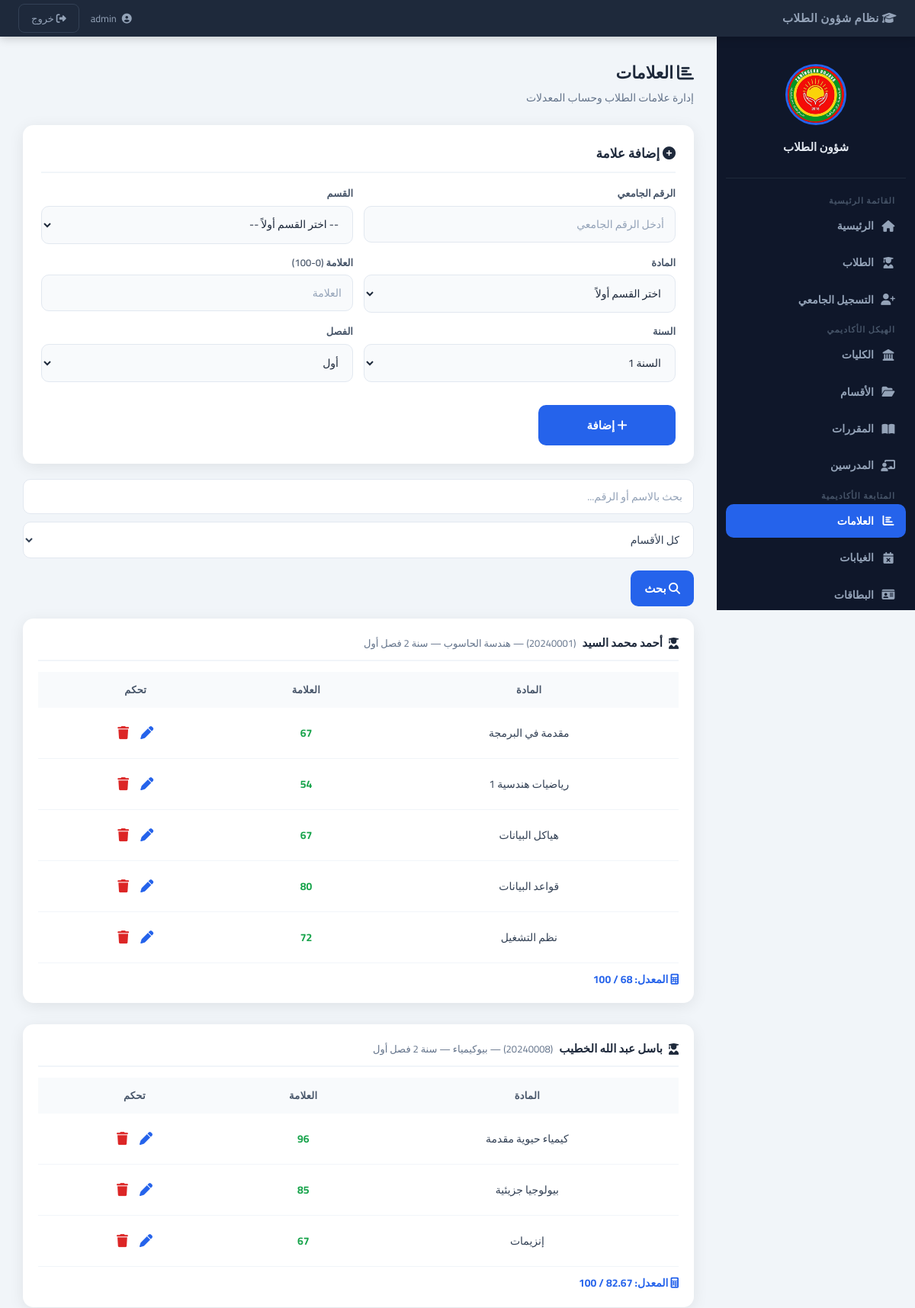
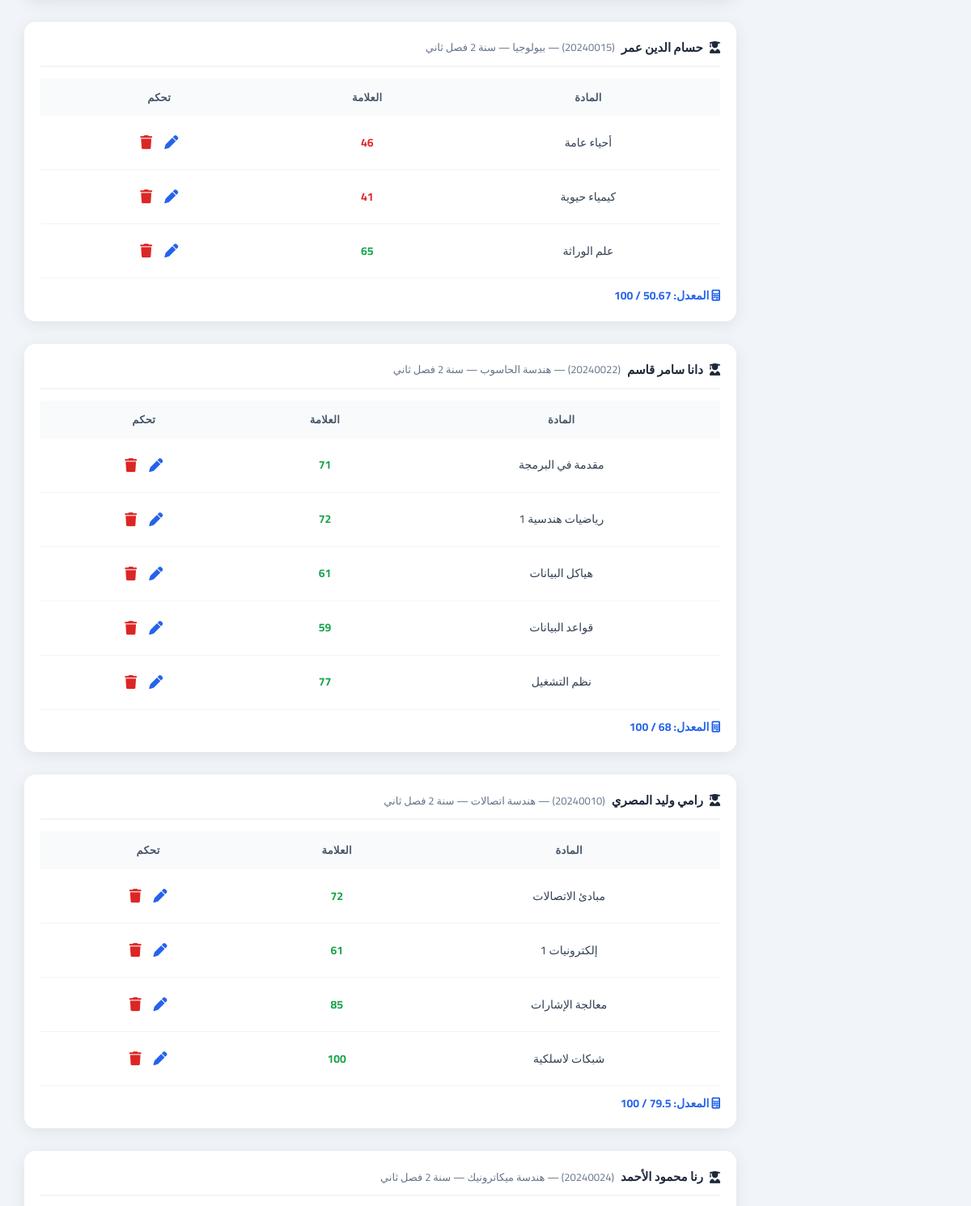
The app's page /?page=grades (signed in, upper part) with its own data (2 pictures, top to bottom).
### tables this page shows
CREATE TABLE grades (
    id         INTEGER PRIMARY KEY AUTOINCREMENT,
    student_id INTEGER NOT NULL,
    subject    TEXT    NOT NULL,
    grade      REAL    NOT NULL,
    year       TEXT    NOT NULL,
    semester   TEXT    NOT NULL,
    department TEXT,
    created_at TEXT    DEFAULT (datetime('now')),
    FOREIGN KEY (student_id) REFERENCES students(id) ON DELETE CASCADE
);

### app/Core/Database.php (called while the page is built, shortened)
<?php
class Database
{
    private static ?PDO $instance = null;
    public static function getInstance(): PDO
    {
        if (self::$instance === null) {
            if (DB_DRIVER === 'sqlite') {
                $pdo = new PDO('sqlite:' . DB_PATH);
                $pdo->exec('PRAGMA foreign_keys = ON;');
            } elseif (DB_DRIVER === 'mysql') {
                $dsn = "mysql:host=" . DB_HOST . ";dbname=" . DB_NAME . ";charset=" . DB_CHARSET;
                $pdo = new PDO($dsn, DB_USER, DB_PASS);
            } else {
                throw new RuntimeException('DB_DRIVER غير مدعوم');
            }
            $pdo->setAttribute(PDO::ATTR_ERRMODE,            PDO::ERRMODE_EXCEPTION);
            $pdo->setAttribute(PDO::ATTR_DEFAULT_FETCH_MODE, PDO::FETCH_ASSOC);
            self::$instance = $pdo;
        }
        return self::$instance;
    }
}

### app/Core/BaseModel.php (called while the page is built, shortened)
<?php
abstract class BaseModel
{
    protected PDO    $db;
    protected string $table;
    public function __construct()
    {
        $this->db = Database::getInstance();
    }
    public function all(string $order = 'id DESC'): array
    {
        return $this->db->query("SELECT * FROM {$this->table} ORDER BY {$order}")
                        ->fetchAll();
    }
}

### app/Models/Grade.php (called while the page is built, shortened)
<?php
class Grade extends BaseModel
{
    public function allGrouped(string $q = '', string $dept = ''): array
    {
        $where = ['1=1'];
        $p     = [];
        $s = $this->db->prepare(
            "SELECT g.*, s.name AS student_name, s.university_id
             FROM grades g JOIN students s ON g.student_id = s.id
             WHERE " . implode(' AND ', $where) . "
             ORDER BY s.name, g.year, g.semester"
        );
        $s->execute($p);
        $rows   = $s->fetchAll();
        $result = [];
        foreach ($rows as $r) {
            $sid = $r['student_id'];
            if (!isset($result[$sid])) {
                $result[$sid] = [
                    'student_id'    => $sid,
                    'student_name'  => $r['student_name'],
                    'university_id' => $r['university_id'],
                    'department'    => $r['department'],
                    'year'          => $r['year'],
                    'semester'      => $r['semester'],
                    'grades'        => [],
                ];
            }
            $result[$sid]['grades'][] = ['id' => $r['id'], 'subject' => $r['subject'], 'grade' => $r['grade']];
        }
        return array_values($result);
    }
}

### views/pages/grades.php (the view, shortened to what this page needs)
<?php
$grades      = $data['grades']      ?? [];
$q           = htmlspecialchars($_GET['q']          ?? '');
?>
<div class="page-header">
  <h1><i class="fa-solid fa-chart-bar"></i> العلامات</h1>
  <p>إدارة علامات الطلاب وحساب المعدلات</p>
</div>
<div class="card">
  <h3><i class="fa-solid fa-plus-circle"></i> إضافة علامة</h3>
  <form method="POST" action="/std_1_student_manager/controllers/router.php">
    <div class="form-grid">
      <div class="form-group">
        <label>الرقم الجامعي</label>
        <input type="text" name="university_id" id="gradeUid" placeholder="أدخل الرقم الجامعي" required>
      </div>
      <div class="form-group">
        <label>القسم</label>
        <select name="department" id="gradeDept" onchange="filterCoursesByDept()">
          <option value="">-- اختر القسم أولاً --</option>
        </select>
      </div>
      <div class="form-group">
        <label>المادة</label>
        <select name="subject" id="gradeSubject" required>
          <option value="" disabled selected>اختر القسم أولاً</option>
        </select>
      </div>
      <div class="form-group">
        <label>العلامة (0-100)</label>
        <input type="number" name="grade" min="0" max="100" placeholder="العلامة" required>
      </div>
      <div class="form-group">
        <label>السنة</label>
        <select name="year">
          <option value="1">السنة 1</option>
        </select>
      </div>
      <div class="form-group">
        <label>الفصل</label>
        <select name="semester">
          <option value="أول">أول</option>
        </select>
      </div>
    </div>
    <br>
    <button type="submit" class="btn-submit" style="max-width:180px;">
      <i class="fa-solid fa-plus"></i> إضافة
    </button>
  </form>
</div>
<form method="GET" class="filters-bar" style="margin-top:20px;">
  <input type="text" name="q" value="<?= $q ?>" placeholder="بحث بالاسم أو الرقم...">
  <select name="department">
    <option value="all">كل الأقسام</option>
  </select>
  <button type="submit" class="btn-submit" style="width:auto; padding:9px 18px;">
    <i class="fa-solid fa-magnifying-glass"></i> بحث
  </button>
</form>
<?php if (empty($grades)): ?>
  <div class="card" style="text-align:center; color:#94a3b8; padding:40px;">
    <i class="fa-solid fa-chart-bar" style="font-size:40px; display:block; margin-bottom:12px;"></i>
    لا توجد علامات مضافة بعد
  </div>
<?php else: ?>
  <?php foreach ($grades as $student): ?>
  <?php
    $sum = array_sum(array_column($student['grades'], 'grade'));
    $avg = count($student['grades']) > 0 ? round($sum / count($student['grades']), 2) : 0;
  ?>
  <div class="student-grades">
    <h3>
      <i class="fa-solid fa-user-graduate"></i>
      <?= htmlspecialchars($student['student_name']) ?>
      <span style="color:#64748b; font-weight:400; font-size:13px;">
        (<?= htmlspecialchars($student['university_id']) ?>)
        — <?= htmlspecialchars($student['department'] ?? '') ?>
        — سنة <?= htmlspecialchars($student['year'] ?? '') ?>
        فصل <?= htmlspecialchars($student['semester'] ?? '') ?>
      </span>
    </h3>
    <div class="table-wrapper">
      <table>
        <thead>
          <tr>
            <th>المادة</th>
            <th>العلامة</th>
            <th>تحكم</th>
          </tr>
        </thead>
        <tbody>
          <?php foreach ($student['grades'] as $g): ?>
          <tr>
            <td><?= htmlspecialchars($g['subject']) ?></td>
            <td>
              <span style="font-weight:700; color:<?= $g['grade']>=50?'#16a34a':'#dc2626' ?>">
                <?= $g['grade'] ?>
              </span>
            </td>
            <td>
              <button class="edit-btn"
                      onclick="openGradeEdit(<?= $g['id'] ?>, '<?= htmlspecialchars($g['subject']) ?>', <?= $g['grade'] ?>)"
                      title="تعديل">
                <i class="fa-solid fa-pen"></i>
              </button>
              <form method="POST" action="/std_1_student_manager/controllers/router.php"
                    style="display:inline"
                    onsubmit="return confirm('حذف هذه العلامة؟')">
                <button type="submit" class="delete-btn" title="حذف">
                  <i class="fa-solid fa-trash"></i>
                </button>
              </form>
            </td>
          </tr>
          <?php endforeach; ?>
        </tbody>
      </table>
    </div>
    <div class="studentAverage">
      <i class="fa-solid fa-calculator"></i>
      المعدل: <?= $avg ?> / 100
    </div>
  </div>
  <?php endforeach; ?>
<?php endif; ?>

### assets/css/main.css (style rules this page uses)
:root { --primary: #2563eb; --primary-dk: #1d4ed8; --dark: #0f172a; --sidebar-w: 260px; --header-h: 48px; --radius: 14px; --shadow: 0 4px 20px rgba(0,0,0,.08); --font: 'Cairo', 'Segoe UI', Tahoma, sans-serif; }
*, *::before, *::after { box-sizing: border-box; margin: 0; padding: 0; }
body { font-family: var(--font); background: #f1f5f9; color: var(--dark); font-size: 15px; line-height: 1.6; }
.card { background: white; padding: 24px; border-radius: var(--radius); box-shadow: var(--shadow); margin-top: 20px; }
.card h3 { font-size: 17px; font-weight: 700; color: #1e293b; margin-bottom: 16px; padding-bottom: 10px; border-bottom: 2px solid #f1f5f9; }
.table-wrapper { overflow-x: auto; }
table { width: 100%; border-collapse: collapse; font-size: 14px; }
thead tr { background: #f8fafc; }
th { padding: 13px 14px; text-align: center; color: #475569; font-weight: 700; font-size: 13px; text-transform: uppercase; letter-spacing: .3px; white-space: nowrap; }
td { padding: 12px 14px; text-align: center; border-bottom: 1px solid #f1f5f9; color: #334155; }
button { font-family: var(--font); cursor: pointer; }
.edit-btn { background: none; border: none; font-size: 17px; cursor: pointer; padding: 5px 6px; border-radius: 6px; color: #2563eb; transition: background .15s; width: auto; }
.delete-btn { background: none; border: none; font-size: 17px; cursor: pointer; padding: 5px 6px; border-radius: 6px; color: #dc2626; transition: background .15s; width: auto; }
.page-header { margin-bottom: 24px; }
.page-header h1 { font-size: 22px; font-weight: 700; color: #1e293b; }
.page-header p { color: #64748b; font-size: 14px; margin-top: 4px; }
.filters-bar { display: flex; flex-wrap: wrap; gap: 10px; margin-bottom: 16px; align-items: center; }
.filters-bar input, .filters-bar select { padding: 9px 14px; border: 1px solid #e2e8f0; border-radius: 10px; font-family: var(--font); font-size: 14px; background: white; color: #334155; outline: none; transition: border-color .2s; margin-bottom: 0; }

### assets/css/forms.css (style rules this page uses)
.form-grid { display: grid; grid-template-columns: 1fr 1fr; gap: 14px; }
.form-group { display: flex; flex-direction: column; gap: 6px; }
.form-group label { font-size: 13px; font-weight: 600; color: #475569; }
input, select, textarea { width: 100%; padding: 10px 14px; border: 1px solid #e2e8f0; border-radius: 10px; font-family: var(--font); font-size: 14px; color: #1e293b; background: #f8fafc; outline: none; transition: border-color .2s, box-shadow .2s; margin-bottom: 0; }
input::placeholder { color: #94a3b8; }
.btn-submit { width: 100%; padding: 12px; background: var(--primary); color: white; border: none; border-radius: 10px; font-size: 15px; font-weight: 700; font-family: var(--font); cursor: pointer; transition: .2s; margin-top: 6px; }

### assets/css/tables.css (style rules this page uses)
.student-grades { background: white; border-radius: var(--radius); padding: 20px; margin-bottom: 28px; box-shadow: var(--shadow); }
.student-grades h3 { font-size: 15px; font-weight: 700; color: #1e293b; margin-bottom: 14px; padding-bottom: 10px; border-bottom: 2px solid #f1f5f9; display: flex; align-items: center; flex-wrap: wrap; gap: 8px; }
.studentAverage { margin-top: 10px; font-weight: 700; color: var(--primary); font-size: 14px; }

### records on screen
grades: subject "مقدمة في البرمجة", grade "67"
grades: subject "رياضيات هندسية 1", grade "54"
grades: subject "هياكل البيانات", grade "67"
grades: subject "قواعد البيانات", grade "80"
grades: subject "نظم التشغيل", grade "72"
grades: subject "كيمياء حيوية مقدمة", grade "96"
grades: subject "بيولوجيا جزيئية", grade "85"
grades: subject "إنزيمات", grade "67"
grades: subject "أحياء عامة", grade "46"
grades: subject "كيمياء حيوية", grade "41"
grades: subject "علم الوراثة", grade "65"
grades: subject "مقدمة في البرمجة", grade "71"
grades: subject "رياضيات هندسية 1", grade "72"
grades: subject "هياكل البيانات", grade "61"
grades: subject "قواعد البيانات", grade "59"
grades: subject "نظم التشغيل", grade "77"
grades: subject "مبادئ الاتصالات", grade "72"
grades: subject "إلكترونيات 1", grade "61"
grades: subject "معالجة الإشارات", grade "85"
grades: subject "شبكات لاسلكية", grade "100"

### other values on screen
$student['student_name'] "أحمد محمد السيد"
$student['university_id'] "20240001"
$student['department'] "هندسة الحاسوب"
$student['semester'] "أول"
$avg "68"
$student['student_name'] "باسل عبد الله الخطيب"
$student['university_id'] "20240008"
$student['department'] "بيوكيمياء"
$avg "82.67"
$student['student_name'] "حسام الدين عمر"
$student['university_id'] "20240015"
$student['department'] "بيولوجيا"
$student['semester'] "ثاني"
$avg "50.67"
$student['student_name'] "دانا سامر قاسم"
